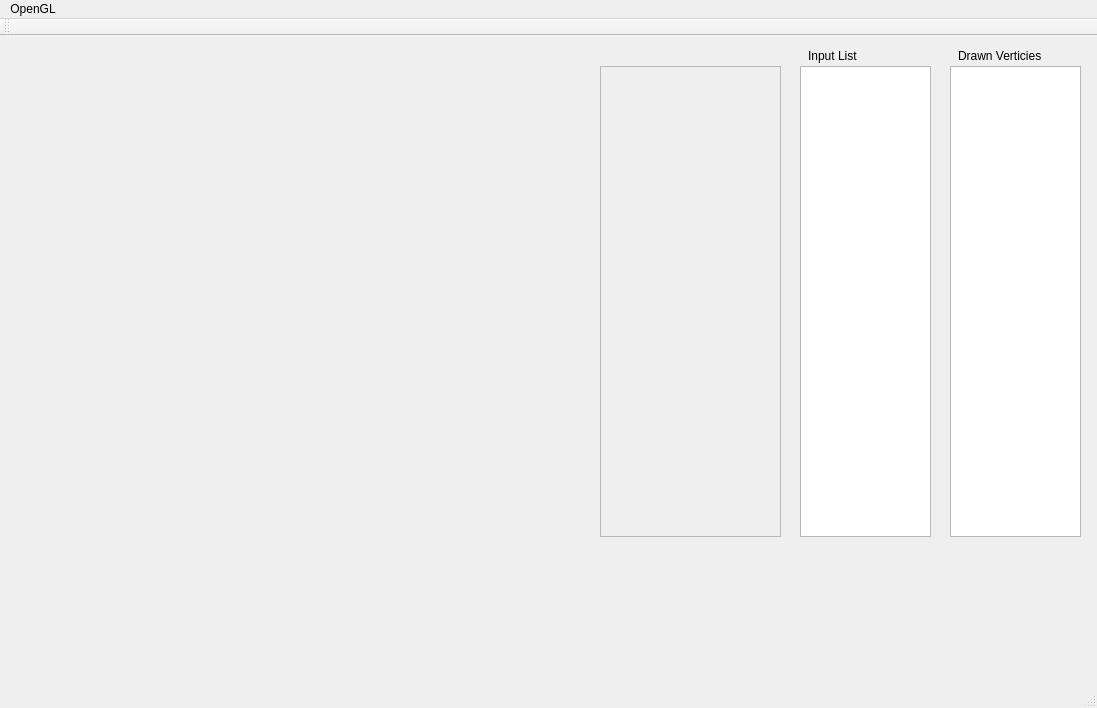
<?xml version="1.0" encoding="UTF-8"?>
<ui version="4.0">
 <class>MainWindow</class>
 <widget class="QMainWindow" name="MainWindow">
  <property name="geometry">
   <rect>
    <x>0</x>
    <y>0</y>
    <width>1097</width>
    <height>708</height>
   </rect>
  </property>
  <property name="windowTitle">
   <string>MainWindow</string>
  </property>
  <widget class="QWidget" name="centralWidget">
   <widget class="QListView" name="InputList">
    <property name="geometry">
     <rect>
      <x>800</x>
      <y>30</y>
      <width>131</width>
      <height>471</height>
     </rect>
    </property>
   </widget>
   <widget class="QListView" name="VertList">
    <property name="geometry">
     <rect>
      <x>950</x>
      <y>30</y>
      <width>131</width>
      <height>471</height>
     </rect>
    </property>
   </widget>
   <widget class="QLabel" name="InputLabel">
    <property name="geometry">
     <rect>
      <x>808</x>
      <y>10</y>
      <width>121</width>
      <height>20</height>
     </rect>
    </property>
    <property name="layoutDirection">
     <enum>Qt::LeftToRight</enum>
    </property>
    <property name="text">
     <string>Input List</string>
    </property>
   </widget>
   <widget class="QLabel" name="VertLabel">
    <property name="geometry">
     <rect>
      <x>958</x>
      <y>10</y>
      <width>121</width>
      <height>20</height>
     </rect>
    </property>
    <property name="text">
     <string>Drawn Verticies</string>
    </property>
   </widget>
   <widget class="QFrame" name="frame">
    <property name="geometry">
     <rect>
      <x>600</x>
      <y>30</y>
      <width>181</width>
      <height>471</height>
     </rect>
    </property>
    <property name="frameShape">
     <enum>QFrame::StyledPanel</enum>
    </property>
    <property name="frameShadow">
     <enum>QFrame::Raised</enum>
    </property>
   </widget>
   <widget class="QWidget" name="GLWidget" native="true">
    <property name="geometry">
     <rect>
      <x>10</x>
      <y>10</y>
      <width>571</width>
      <height>491</height>
     </rect>
    </property>
    <zorder>xRotSlider</zorder>
    <zorder>xRotSlider</zorder>
   </widget>
  </widget>
  <widget class="QMenuBar" name="menuBar">
   <property name="geometry">
    <rect>
     <x>0</x>
     <y>0</y>
     <width>1097</width>
     <height>22</height>
    </rect>
   </property>
   <widget class="QMenu" name="menuOpenGL">
    <property name="title">
     <string>OpenGL</string>
    </property>
   </widget>
   <addaction name="menuOpenGL"/>
  </widget>
  <widget class="QToolBar" name="mainToolBar">
   <attribute name="toolBarArea">
    <enum>TopToolBarArea</enum>
   </attribute>
   <attribute name="toolBarBreak">
    <bool>false</bool>
   </attribute>
  </widget>
  <widget class="QStatusBar" name="statusBar"/>
 </widget>
 <layoutdefault spacing="6" margin="11"/>
 <resources/>
 <connections/>
</ui>
